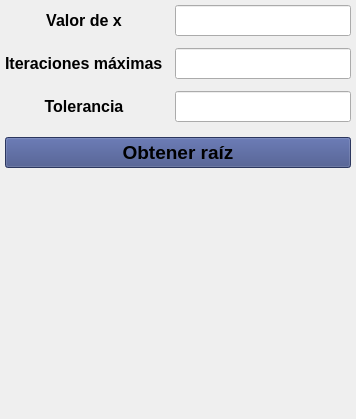
             <widget class="QWidget" name="newton_tab">
              <attribute name="title">
               <string>Newton</string>
              </attribute>
              <layout class="QVBoxLayout" name="verticalLayout_13">
               <property name="leftMargin">
                <number>5</number>
               </property>
               <property name="topMargin">
                <number>0</number>
               </property>
               <property name="rightMargin">
                <number>5</number>
               </property>
               <item>
                <widget class="QWidget" name="newton_config_widget" native="true">
                 <property name="font">
                  <font>
                   <pointsize>9</pointsize>
                  </font>
                 </property>
                 <layout class="QVBoxLayout" name="verticalLayout_14">
                  <property name="spacing">
                   <number>12</number>
                  </property>
                  <property name="leftMargin">
                   <number>0</number>
                  </property>
                  <property name="topMargin">
                   <number>5</number>
                  </property>
                  <property name="rightMargin">
                   <number>0</number>
                  </property>
                  <property name="bottomMargin">
                   <number>9</number>
                  </property>
                  <item>
                   <layout class="QGridLayout" name="newton_config_grid" columnstretch="1,100">
                    <item row="1" column="0">
                     <widget class="QLabel" name="newton_max_iter_label">
                      <property name="font">
                       <font>
                        <pointsize>12</pointsize>
                        <bold>true</bold>
                       </font>
                      </property>
                      <property name="text">
                       <string>Iteraciones máximas</string>
                      </property>
                     </widget>
                    </item>
                    <item row="1" column="1">
                     <widget class="QLineEdit" name="newton_max_iter_line_edit">
                      <property name="font">
                       <font>
                        <pointsize>14</pointsize>
                        <fontweight></fontweight>
                       </font>
                      </property>
                      <property name="clearButtonEnabled">
                       <bool>true</bool>
                      </property>
                     </widget>
                    </item>
                    <item row="2" column="0">
                     <widget class="QLabel" name="newton_tolerance_label">
                      <property name="font">
                       <font>
                        <pointsize>12</pointsize>
                        <bold>true</bold>
                       </font>
                      </property>
                      <property name="text">
                       <string>Tolerancia</string>
                      </property>
                      <property name="alignment">
                       <set>Qt::AlignmentFlag::AlignCenter</set>
                      </property>
                     </widget>
                    </item>
                    <item row="2" column="1">
                     <widget class="QLineEdit" name="newton_tolerance_line_edit">
                      <property name="font">
                       <font>
                        <pointsize>14</pointsize>
                        <fontweight></fontweight>
                       </font>
                      </property>
                      <property name="clearButtonEnabled">
                       <bool>true</bool>
                      </property>
                     </widget>
                    </item>
                    <item row="0" column="0">
                     <widget class="QLabel" name="newton_x_value_label">
                      <property name="font">
                       <font>
                        <pointsize>12</pointsize>
                        <bold>true</bold>
                       </font>
                      </property>
                      <property name="text">
                       <string>Valor de x</string>
                      </property>
                      <property name="alignment">
                       <set>Qt::AlignmentFlag::AlignCenter</set>
                      </property>
                     </widget>
                    </item>
                    <item row="0" column="1">
                     <widget class="QLineEdit" name="newton_x_value_line_edit">
                      <property name="font">
                       <font>
                        <pointsize>14</pointsize>
                        <fontweight></fontweight>
                       </font>
                      </property>
                      <property name="clearButtonEnabled">
                       <bool>true</bool>
                      </property>
                     </widget>
                    </item>
                   </layout>
                  </item>
                 </layout>
                </widget>
               </item>
               <item>
                <widget class="QPushButton" name="newton_solution_button">
                 <property name="font">
                  <font>
                   <pointsize>14</pointsize>
                   <bold>true</bold>
                  </font>
                 </property>
                 <property name="styleSheet">
                  <string notr="true">QPushButton{
background-color: #3c4b84
}

QPushButton::hover{
background-color: #47599d;
}

QPushButton::pressed{
background-color: #4f63ae;
}</string>
                 </property>
                 <property name="text">
                  <string>Obtener raíz</string>
                 </property>
                </widget>
               </item>
               <item>
                <spacer name="newton_spacer">
                 <property name="orientation">
                  <enum>Qt::Orientation::Vertical</enum>
                 </property>
                 <property name="sizeHint" stdset="0">
                  <size>
                   <width>20</width>
                   <height>240</height>
                  </size>
                 </property>
                </spacer>
               </item>
              </layout>
             </widget>
